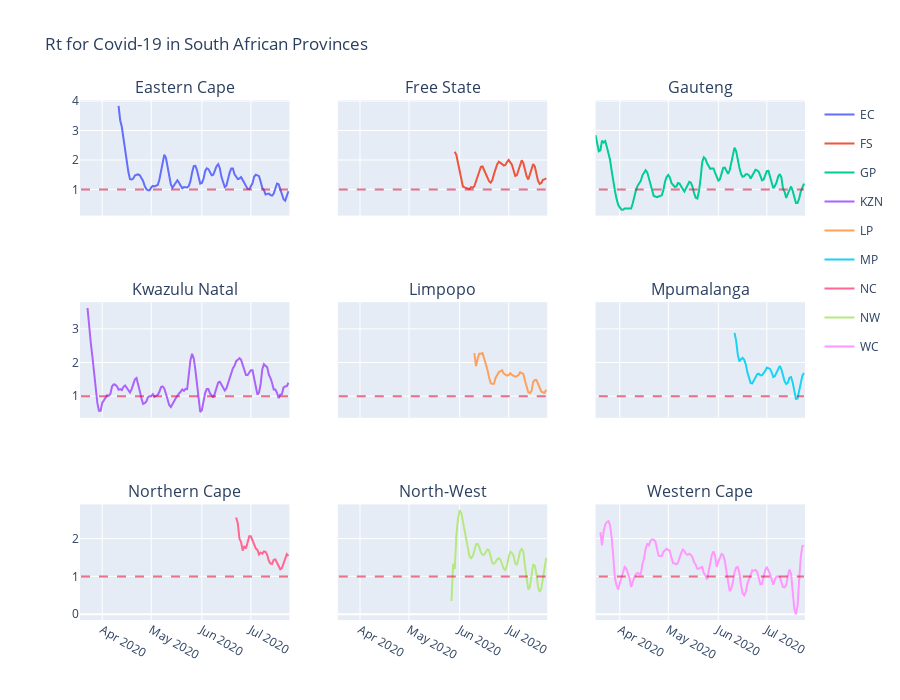

The cell this chart's notebook holds for it:
### Code cell
fig_rt_province.update_layout(title_text="Rt for Covid-19 in South African Provinces", height=700)
fig_rt_province.update_traces(hovertemplate=None)
fig_rt_province.update_layout(hovermode="x")
